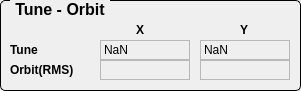
       <widget class="QGroupBox" name="groupBox_15">
        <property name="geometry">
         <rect>
          <x>410</x>
          <y>840</y>
          <width>301</width>
          <height>91</height>
         </rect>
        </property>
        <property name="font">
         <font>
          <pointsize>12</pointsize>
          <weight>75</weight>
          <bold>true</bold>
         </font>
        </property>
        <property name="styleSheet">
         <string notr="true">QGroupBox {
     border: 1px solid black;
     border-radius: 5px;
     margin-top: 0.5em;
 }
 
 QGroupBox::title {
     subcontrol-origin: margin;
     left: 10px;
     padding: 0 3px 0 3px;
 }</string>
        </property>
        <property name="title">
         <string>Tune - Orbit</string>
        </property>
        <widget class="QLabel" name="label_88">
         <property name="geometry">
          <rect>
           <x>10</x>
           <y>60</y>
           <width>81</width>
           <height>20</height>
          </rect>
         </property>
         <property name="font">
          <font>
           <family>Cantarell</family>
           <weight>75</weight>
           <italic>false</italic>
           <bold>true</bold>
          </font>
         </property>
         <property name="text">
          <string>Orbit(RMS)</string>
         </property>
        </widget>
        <widget class="QLabel" name="label_108">
         <property name="geometry">
          <rect>
           <x>10</x>
           <y>40</y>
           <width>81</width>
           <height>20</height>
          </rect>
         </property>
         <property name="font">
          <font>
           <family>Cantarell</family>
           <weight>75</weight>
           <italic>false</italic>
           <bold>true</bold>
          </font>
         </property>
         <property name="text">
          <string>Tune</string>
         </property>
        </widget>
        <widget class="QLabel" name="label_109">
         <property name="geometry">
          <rect>
           <x>136</x>
           <y>20</y>
           <width>21</width>
           <height>20</height>
          </rect>
         </property>
         <property name="font">
          <font>
           <family>Cantarell</family>
           <weight>75</weight>
           <italic>false</italic>
           <bold>true</bold>
          </font>
         </property>
         <property name="text">
          <string>X</string>
         </property>
        </widget>
        <widget class="QLabel" name="label_118">
         <property name="geometry">
          <rect>
           <x>240</x>
           <y>20</y>
           <width>21</width>
           <height>20</height>
          </rect>
         </property>
         <property name="font">
          <font>
           <family>Cantarell</family>
           <weight>75</weight>
           <italic>false</italic>
           <bold>true</bold>
          </font>
         </property>
         <property name="text">
          <string>Y</string>
         </property>
        </widget>
        <widget class="QELabel" name="txtBeatsGap_2">
         <property name="geometry">
          <rect>
           <x>200</x>
           <y>60</y>
           <width>90</width>
           <height>20</height>
          </rect>
         </property>
         <property name="frameShape">
          <enum>QFrame::StyledPanel</enum>
         </property>
         <property name="variable" stdset="0">
          <string>SR-DI:getYOrbitRMS</string>
         </property>
         <property name="variableSubstitutions" stdset="0">
          <string/>
         </property>
         <property name="precision">
          <number>3</number>
         </property>
         <property name="useDbPrecision">
          <bool>false</bool>
         </property>
        </widget>
        <widget class="QELabel" name="txtBeatsStatus_2">
         <property name="geometry">
          <rect>
           <x>100</x>
           <y>60</y>
           <width>90</width>
           <height>20</height>
          </rect>
         </property>
         <property name="frameShape">
          <enum>QFrame::StyledPanel</enum>
         </property>
         <property name="variable" stdset="0">
          <string>SR-DI:getXOrbitRMS</string>
         </property>
         <property name="variableSubstitutions" stdset="0">
          <string/>
         </property>
         <property name="precision">
          <number>3</number>
         </property>
         <property name="useDbPrecision">
          <bool>false</bool>
         </property>
        </widget>
        <widget class="QLabel" name="lblTuneX">
         <property name="geometry">
          <rect>
           <x>100</x>
           <y>40</y>
           <width>90</width>
           <height>20</height>
          </rect>
         </property>
         <property name="frameShape">
          <enum>QFrame::StyledPanel</enum>
         </property>
         <property name="text">
          <string>NaN</string>
         </property>
        </widget>
        <widget class="QLabel" name="lblTuneY">
         <property name="geometry">
          <rect>
           <x>200</x>
           <y>40</y>
           <width>90</width>
           <height>20</height>
          </rect>
         </property>
         <property name="frameShape">
          <enum>QFrame::StyledPanel</enum>
         </property>
         <property name="text">
          <string>NaN</string>
         </property>
        </widget>
       </widget>
